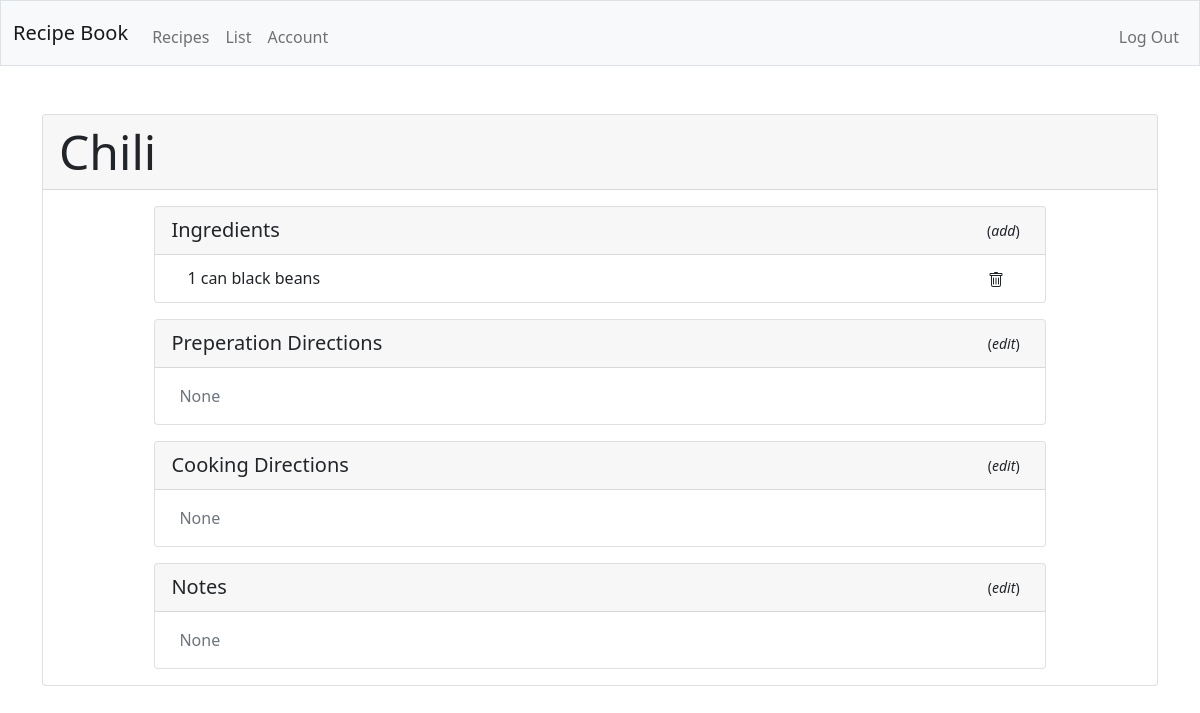
Before: /recipe (signed in) with the older database file.
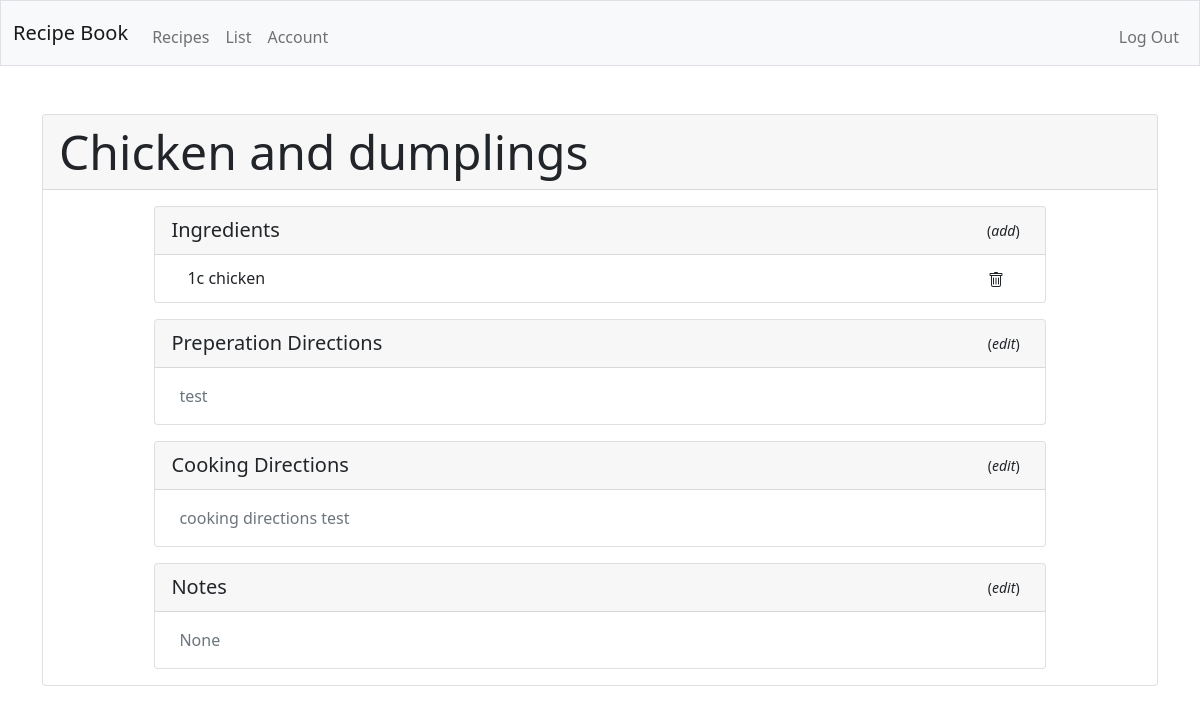
After: the same page with the newer database file.
### tables this page shows
CREATE TABLE recipes(id INTEGER PRIMARY KEY AUTOINCREMENT NOT NULL, user_id INT, prep_direction TEXT, cook_direction TEXT, notes TEXT, name TEXT);

CREATE TABLE ingredients(user_id INT, recipe_id INT, amount TEXT, item TEXT);

### app.py (the view)
@app.route("/recipe", methods=["GET", "POST"])
@login_required
def recipe():
    if request.method == "POST":
        recipe_name = request.form.get("recipeName")
        db.execute("UPDATE users SET current_recipe = ? WHERE id = ?", recipe_name, session["user_id"])
        recipe = db.execute("SELECT * FROM recipes WHERE name = ? AND user_id = ?", recipe_name, session["user_id"])
        ingredient_list = db.execute("SELECT * FROM ingredients WHERE user_id = ? AND recipe_id = ?", session["user_id"], recipe[0]["id"])
        return render_template("recipe.html", recipe_name=recipe_name, recipe=recipe, ingredient_list=ingredient_list)
    else:
        current_recipe = db.execute("SELECT current_recipe FROM users WHERE id = ?", session["user_id"])
        recipe = db.execute("SELECT * FROM recipes WHERE name = ? AND user_id = ?", current_recipe[0]["current_recipe"], session["user_id"])
        ingredient_list = db.execute("SELECT * FROM ingredients WHERE user_id = ? AND recipe_id = ?", session["user_id"], recipe[0]["id"])
        return render_template("recipe.html", recipe=recipe, ingredient_list=ingredient_list)

### app.py (called while the page is built)
@app.after_request
def after_request(response):
    response.headers["Cache-Control"] = "no-cache, no-store, must-revalidate"
    response.headers["Expires"] = 0
    response.headers["Pragma"] = "no-cache"
    return response

def login_required(f):
    @wraps(f)
    def decorated_function(*args, **kwargs):
        if session.get("user_id") is None:
            return redirect("/login")
        return f(*args, **kwargs)
    return decorated_function

### templates/recipe.html (shortened to what this page needs)
{% extends "layout.html" %}
{% block main %}
    <div class="container">
        <div class="card">
            <h1 class="card-header display-5 mb-3">{{ recipe[0].name }}</h1>
        <div class="card mb-3 mx-auto" style="width: 80%;">
            <div class="card-header recipe_header">
              <span class="lead">Ingredients</span><span class="ms-5 small">
                    <button type="button" class="btn bg-transparent btn-sm" data-bs-toggle="modal" data-bs-target="#ingredientModal">
                        (<em>add</em>)
                    </button>
              </span>
            </div>
            <ul class="list-group list-group-flush">
                {% for ingredient in ingredient_list %}
                    <li class="list-group-item mx-3 ingredients_li"><span>{{ ingredient.amount }} {{ ingredient.item }}</span>
                        <form action="/delete_ingredient" method="post">
                            <button class="btn bg-transparent btn-sm" type="submit">
                                <svg xmlns="http://www.w3.org/2000/svg" width="16" height="16" fill="currentColor" class="bi bi-trash" id="{{ ingredient.item }}" viewBox="0 0 16 16">
                                <path d="M5.5 5.5A.5.5 0 0 1 6 6v6a.5.5 0 0 1-1 0V6a.5.5 0 0 1 .5-.5zm2.5 0a.5.5 0 0 1 .5.5v6a.5.5 0 0 1-1 0V6a.5.5 0 0 1 .5-.5zm3 .5a.5.5 0 0 0-1 0v6a.5.5 0 0 0 1 0V6z"/>
                                <path fill-rule="evenodd" d="M14.5 3a1 1 0 0 1-1 1H13v9a2 2 0 0 1-2 2H5a2 2 0 0 1-2-2V4h-.5a1 1 0 0 1-1-1V2a1 1 0 0 1 1-1H6a1 1 0 0 1 1-1h2a1 1 0 0 1 1 1h3.5a1 1 0 0 1 1 1v1zM4.118 4 4 4.059V13a1 1 0 0 0 1 1h6a1 1 0 0 0 1-1V4.059L11.882 4H4.118zM2.5 3V2h11v1h-11z"/>
                                </svg>
                            </button>
                        </form>
                    </li>
                {% else %}
                    <li class="list-group-item mx-3">No ingredients added yet.</li>
                {% endfor %}
            </ul>
        </div>
        <div class="card mb-3 mx-auto" style="width: 80%;">
            <div class="card-header recipe_header">
                <span class="lead">Preperation Directions</span><span class="ms-5 small">
                    <button type="button" class="btn bg-transparent btn-sm" data-bs-toggle="modal" data-bs-target="#prepModal">
                        (<em>edit</em>)
                    </button>
                </span>
            </div>
            <div class="card-body mx-2 text-muted">
                {{ recipe[0].prep_direction }}
            </div>
        </div>
        <div class="card mb-3 mx-auto" style="width: 80%;">
            <div class="card-header recipe_header">
                <span class="lead">Cooking Directions</span><span class="ms-5 small">
                    <button type="button" class="btn bg-transparent btn-sm" data-bs-toggle="modal" data-bs-target="#cookModal">
                        (<em>edit</em>)
                    </button>
                </span>
            </div>
            <div class="card-body mx-2 text-muted">
                {{ recipe[0].cook_direction }}
            </div>
        </div>
        <div class="card mb-3 mx-auto" style="width: 80%;">
            <div class="card-header recipe_header">
                <span class="lead">Notes</span><span class="ms-5 small">
                    <button type="button" class="btn bg-transparent btn-sm" data-bs-toggle="modal" data-bs-target="#noteModal">
                        (<em>edit</em>)
                    </button>
                </span>
            </div>
            <div class="card-body mx-2 text-muted">
                {{ recipe[0].notes }}
            </div>
        </div>
        </div>
    </div>
{% endblock %}

Changed rows visible on the page:
no longer on this page (row unchanged): recipes: name "Chili"
no longer on this page (row unchanged): ingredients: amount "1 can", item "black beans"
now on this page (row edited): recipes: name "Chicken and dumplings", prep_direction "test", cook_direction "cooking directions test", notes "None"
now on this page (row unchanged): ingredients: amount "1c", item "chicken"
Other visible differences:
{{ recipe[0].prep_direction }}: "None" → (not shown)
{{ recipe[0].cook_direction }}: "None" → (not shown)
{{ recipe[0].notes }}: "None" → (not shown)
